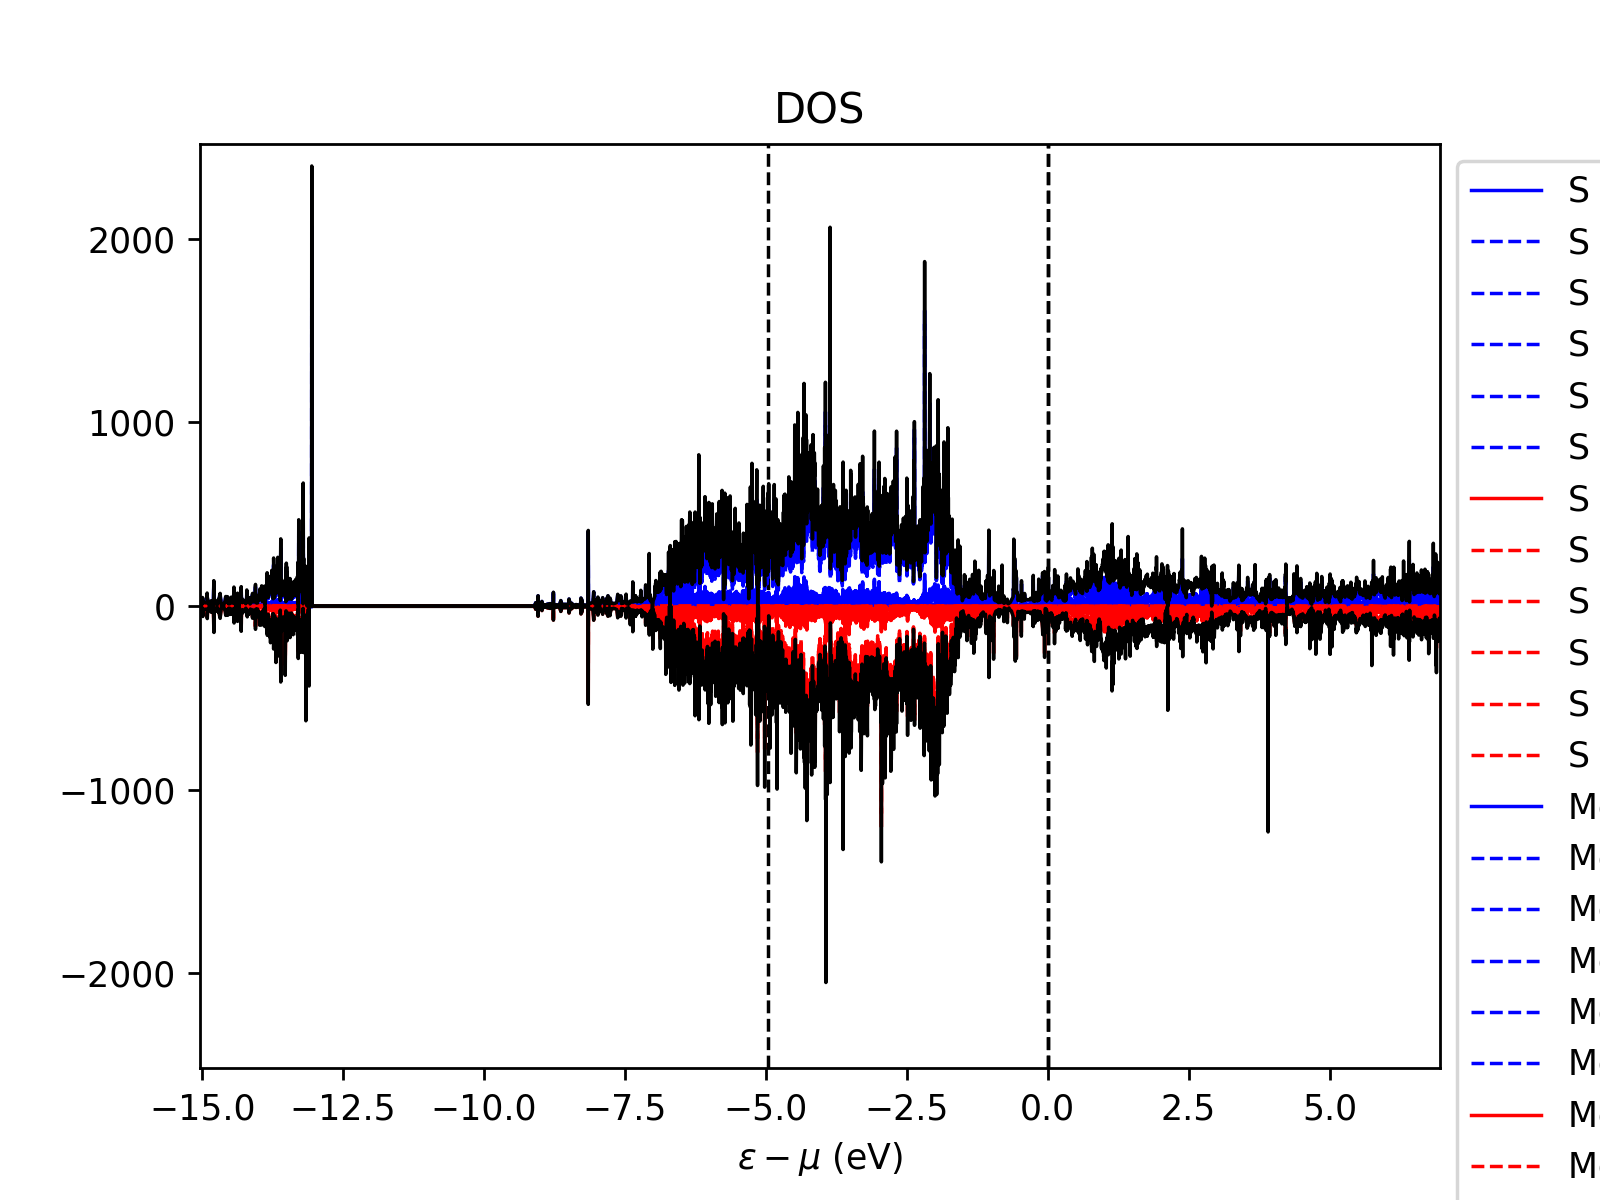

This chart was generated by the following Python code:
#!/usr/bin/env python
#
#  Script to plot band structure and DOS calculated with FHI-aims.
#  Requires the control.in/geometry.in files as well as the output
#  of the calculation to be in the directory from which the script is called.
#
#  This plot will be created in the same directory as a file aimsplot.png if all goes well.
#
#  This version requires Python3. For Python2 (not recommended) go to the Python2 folder.
#
#  You will also need to install the corresponding matplotlib package for python.
#
#  Specifically, the script allows to create a plot of
#
#    - Energy band structures                  ("output band ...")
#
#    - Density of states                       ("output dos ...")
#
#    - Species-projected densities of states   ("output species_proj_dos ...")
#      as well as, optionally, a decomposition of the DOS into angular momentum components
#
#    - and, alternatively, the tetrahedron-integrated versions of DOS and species-projected DOS
#      (much better resolution)
#
#  This script can be called simply as "aimsplot.py", in which case a default range will be used for
#  for the energy range covered on the y axis.
#
#  There are several options that allow one to customize the energy range, type of output,
#  legend placement etc.
#
#    aimsplot.py --help
#
#  provides an overview of the available options.
#
#  For example,
#
#    aimsplot.py --Emin -20. --Emax 10. --legend_x 1. --legend_y 0.2
#
#  will customize both the y axis range shown, as well as the placement of the legend in
#  the graph.
#
#  To achieve labelling of the special points along the band structure plot,
#  add two arguments to the "output band"
#  command in the control.in, using the following syntax:
#
#    output band <start> <end> <npoints> <starting_point_name> <ending_point_name>
#
#  Example: To plot a band with 20 points from Gamma to half way along one of the
#           reciprocal lattice vectors, write (in control.in)
#
#    output band 0.0 0.0 0.0 0.5 0.0 0.0 20 Gamma <End_point_name>
#
#  It is important to note that the graph can easily be further customized by editing
#  this script, using the documentation available online for matplotlib.

import matplotlib
import matplotlib.pyplot as plt
import numpy as np
import sys
from optparse import OptionParser

###########
# OPTIONS #
###########

print_resolution = 250  # The DPI used for printing out images
default_line_width = 1  # Change the line width of plotted bands and k-vectors, 1 is default
font_size = 12          # Change the font size.  12 is the default.
should_spline = False   # Turn on spline interpolation for band structures NOT VERY WELL TESTED!
output_x_axis = True    # Whether to output the x-axis (e.g. the e=0 line) or not
spline_factor = 10      # If spline interpolation turned on, the sampling factor (1 is the original grid)
maxdos_output = -1      # The maximum value of the DOS axis (a.k.a. x-axis) in the DOS
                        # For zero or negative values, the script will use its default value, the maximum
                        # value for the DOS in the energy window read in
########################

print("Plotting bands for FHI-aims!")
print("============================")
print()

print("Reading lattice vectors from geometry.in ...")

matplotlib.rcParams['lines.linewidth'] = default_line_width

latvec = []

CUSTOM_YLIM = False
FERMI_OFFSET = False

energy_offset = 0.0
ylim_lower = -100000000.
ylim_upper = -100000000.

parser = OptionParser()

parser.description = "aimsplot.py produces a graph of available band structures and densities of states in the directory from which it was called."

parser.add_option("--Emin", dest="Emin", type="float",
      default=-100000000.,
      help="Minimum energy value on the y axis of the plot(s).")

parser.add_option("--Emax", dest="Emax", type="float",
      default=-100000000.,
      help="Maximum energy value on the y axis of the plot(s).")

parser.add_option("--Eoffset", dest="Eoffset", type="float",
      default=0.,
      help="An energy offset that may be aplied to shift the values on the y axis of the plot(s).")

parser.add_option("--legend_x", dest="legend_x", type="float",
      default=1.5,
      help="A x offset on the canvas that allows one to shift the legend horizontally.")

parser.add_option("--legend_y", dest="legend_y", type="float",
      default=1.0,
      help="A y offset on the canvas that allows one to shift the legend vertically.")

parser.add_option("--no_legend", action="store_true", dest="no_legend",help="No legend will be printed into the plot.")

parser.add_option("--show_l_components", action="store_true", dest="show_l",
      help="L components of the species_dos will be plotted if available.")

(options, args) = parser.parse_args()

ylim_lower = options.Emin
ylim_upper = options.Emax
energy_offset = options.Eoffset
legend_x_offset = options.legend_x
legend_y_offset = options.legend_y

if options.no_legend:
   SHOW_LEGEND = False
else:
   SHOW_LEGEND = True

if options.show_l:
   SHOW_L = True
else:
   SHOW_L = False

# Verify implicitly which options were set

if ylim_lower == -100000000. and ylim_upper == -100000000.:
   CUSTOM_YLIM = False
   ylim_lower = -20.
   ylim_upper = 5.
else:
   CUSTOM_YLIM = True
   if ylim_lower == -100000000.:
      ylim_lower = -20.
   if ylim_upper == -100000000.:
      ylim_upper = 5.

if energy_offset != 0.:
    FERMI_OFFSET = True

f = open('aims.out', 'r')
FermiValues = list()
VBMValues = list()
gapValues = list()
lines = f.readlines()
for line in lines:
    if "(Fermi" in line.split(" "):
        try:
            FermiValues.append(float(line.split(" ")[-2]))
        except:
            continue
    if "(VBM)" in line.split(" "):
        try:
            VBMValues.append(float(line.split(" ")[-6]))
        except:
            continue
    if "HOMO-LUMO" in line.split(" "):
        try:
            gapValues.append(float(line.split(" ")[-12]))
        except:
            continue
VBM = VBMValues[-1]
#print(VBM)
Eg = gapValues[-1]
#print(Eg)
# Or custom limits
if (VBM !=0) and (Eg !=0):
  # Adding lines and labels for VBM and CBM
  plt.axvline(x=VBM, color='k', linestyle='--')
  plt.axvline(x=Eg, color='k', linestyle='--')
for line in open("geometry.in"):
    line = line.split("#")[0]
    words = line.split()
    if len(words) == 0:
        continue
    if words[0] == "lattice_vector":
        if len(words) != 4:
            raise Exception("geometry.in: Syntax error in line '"+line+"'")
        latvec += [ np.array(list(map(float,words[1:4]))) ]

if len(latvec) != 3:
    raise Exception("geometry.in: Must contain exactly 3 lattice vectors")

latvec = np.asarray(latvec)

print("Lattice vectors:")
for i in range(3):
    print(latvec[i,:])
print()

#Calculate reciprocal lattice vectors
rlatvec = []
volume = (np.dot(latvec[0,:],np.cross(latvec[1,:],latvec[2,:])))
rlatvec.append(np.array(2*np.pi*np.cross(latvec[1,:],latvec[2,:])/volume))
rlatvec.append(np.array(2*np.pi*np.cross(latvec[2,:],latvec[0,:])/volume))
rlatvec.append(np.array(2*np.pi*np.cross(latvec[0,:],latvec[1,:])/volume))
rlatvec = np.asarray(rlatvec)

#rlatvec = inv(latvec) Old way to calculate lattice vectors
print("Reciprocal lattice vectors:")
for i in range(3):
    print(rlatvec[i,:])
print()

########################

print("Reading information from control.in ...")

PLOT_BANDS = False
PLOT_DOS = False
PLOT_DOS_TETRAHEDRON = False
PLOT_DOS_SPECIES = False
PLOT_DOS_SPECIES_TETRAHEDRON = False
PLOT_DOS_ATOM = False
PLOT_DOS_ATOM_TETRAHEDRON = False
PLOT_SOC = False # This is needed because there will only be one "spin" channel output,
                 # but collinear spin may (or may not) be turned on, so the "spin
                 # collinear" setting needs to be overridden
PLOT_DOS_REVERSED = False

species = []

max_spin_channel = 1
band_segments = []
band_totlength = 0.0 # total length of all band segments

for line in open("control.in"):
    words = line.split("#")[0].split()
    nline = " ".join(words)

    if nline.startswith("spin collinear") and not PLOT_SOC:
        max_spin_channel = 2

    if nline.startswith("calculate_perturbative_soc") or nline.startswith("include_spin_orbit") or nline.startswith("include_spin_orbit_sc"):
        PLOT_SOC = True
        max_spin_channel = 1

    if nline.startswith("output band "):
        if len(words) < 9 or len(words) > 11:
            raise Exception("control.in: Syntax error in line '"+line+"'")
        PLOT_BANDS = True
        start = np.array(list(map(float,words[2:5])))
        end = np.array(list(map(float,words[5:8])))
        length = np.linalg.norm(np.dot(rlatvec,end) - np.dot(rlatvec,start))
        band_totlength += length
        npoint = int(words[8])
        startname = ""
        endname = ""
        if len(words)>9:
            startname = words[9]
        if len(words)>10:
            endname = words[10]
        band_segments += [ (start,end,length,npoint,startname,endname) ]

    if nline.startswith("output dos "):
        PLOT_DOS = True

    if nline.startswith("output dos_tetrahedron"):
        PLOT_DOS_TETRAHEDRON = True

    if nline.startswith("output species_proj_dos "):
        PLOT_DOS_SPECIES = True

    if nline.startswith("output species_proj_dos_tetrahedron"):
        PLOT_DOS_SPECIES_TETRAHEDRON = True

    if nline.startswith("output atom_proj_dos "):
        PLOT_DOS_ATOM = True

    if nline.startswith("output atom_proj_dos_tetrahedron"):
        PLOT_DOS_ATOM_TETRAHEDRON = True

    if nline.startswith("species"):
        if len(words) != 2:
            raise Exception("control.in: Syntax error in line '"+line+"'")
        species += [ words[1] ]

#######################

if PLOT_SOC:
    max_spin_channel = 1

if PLOT_BANDS and (PLOT_DOS or PLOT_DOS_TETRAHEDRON or PLOT_DOS_SPECIES or PLOT_DOS_SPECIES_TETRAHEDRON):
    ax_bands = plt.axes([0.1,0.1,0.6,0.8])
    ax_dos = plt.axes([0.72,0.1,0.18,0.8],sharey=ax_bands)
    ax_dos.set_title("DOS")
    plt.setp(ax_dos.get_yticklabels(),visible=False)
    ax_bands.set_ylabel("E [eV]")
    PLOT_DOS_REVERSED = True
elif PLOT_BANDS:
    ax_bands = plt.subplot(1,1,1)
elif PLOT_DOS or PLOT_DOS_TETRAHEDRON or PLOT_DOS_SPECIES or PLOT_DOS_SPECIES_TETRAHEDRON:
    ax_dos = plt.subplot(1,1,1)
    ax_dos.set_title("DOS")
    PLOT_DOS_REVERSED = False

#######################

if PLOT_BANDS:
    print("Plotting %i band segments..."%len(band_segments))

    if output_x_axis:
        ax_bands.axhline(0,color=(1.,0.,0.),linestyle=":")

    prev_end = band_segments[0][0]
    distance = band_totlength / 30.0 # distance between line segments that do not coincide

    iband = 0
    xpos = 0.0
    labels = [ (0.0,band_segments[0][4]) ]

    for start,end,length,npoint,startname,endname in band_segments:
        iband += 1

        if any(start != prev_end):
            xpos += distance
            labels += [ (xpos,startname) ]

        xvals = xpos+np.linspace(0,length,npoint)
        xpos = xvals[-1]

        labels += [ (xpos,endname) ]

        prev_end = end
        prev_endname = endname

        for spin in range(1,max_spin_channel+1):
            fname = "band%i%03i.out"%(spin,iband)
            idx = []
            kvec = []
            band_energies = []
            band_occupations = []
            for line in open(fname):
                words = line.split()
                idx += [ int(words[0]) ]
                kvec += [ list(map(float,words[1:4])) ]
                band_occupations += [ list(map(float,words[4::2])) ]
                band_energies += [ list(map(float,words[5::2])) ]
                # Apply energy offset if specified to all band energies just read in
                band_energies[-1] = [x - energy_offset for x in band_energies[-1]]
            assert(npoint) == len(idx)
            band_energies = np.asarray(band_energies)
            # Now perform spline interpolation on band structure if requested
            #if should_spline == True:
            #    xvals_smooth = np.linspace(xvals.min(),xvals.max(),spline_factor*len(xvals) ) # Interpolated x axis for spline smoothing
            #    new_band_energies = []
            #    for b in range(band_energies.shape[1]): # Spline every band, one by one
            #        new_band_energies.append(spline(xvals, band_energies[:,b], xvals_smooth))
            #    band_energies = np.asarray(new_band_energies).transpose() # recombine the bands back into the original data format
            #    xvals = xvals_smooth # and use the interpolated x axis
            for b in range(band_energies.shape[1]):
                ax_bands.plot(xvals,band_energies[:,b],color=' br'[spin])

    tickx = []
    tickl = []
    for xpos,l in labels:
        ax_bands.axvline(xpos,color='k',linestyle=":")
        tickx += [ xpos ]
        if len(l)>1:
            if l=="Gamma":
               l = "$\\"+l+"$"
        tickl += [ l ]
    for x, l in zip(tickx, tickl):
        print("| %8.3f %s" % (x, repr(l)))

    ax_bands.set_xlim(labels[0][0],labels[-1][0])
    ax_bands.set_xticks(tickx)
    ax_bands.set_xticklabels(tickl)

#######################

def smoothdos(dos):
    dos = np.asarray(dos)
    # JW: Smoothing is actually done within FHI-aims...
    return dos

if PLOT_DOS or PLOT_DOS_TETRAHEDRON or PLOT_DOS_SPECIES or PLOT_DOS_SPECIES_TETRAHEDRON:

    print("Plotting DOS")

else:
    ax_bands.set_ylim(ylim_lower,ylim_upper) # just some random default -- definitely better than the full range including core bands


if PLOT_DOS_SPECIES or PLOT_DOS_SPECIES_TETRAHEDRON:
    spinstrs = [ "" ]
    if max_spin_channel == 2:
        spinstrs = [ "_spin_up","_spin_dn" ]

    species_energy = []
    tdos = []
    ldos = []
    maxdos = 0.0

    for s in species:
        val_s = []
        for ss in spinstrs:
            if PLOT_DOS_SPECIES:
                f = open(s+"_l_proj_dos"+ss+".dat")
            else:
                f = open(s+"_l_proj_dos_tetrahedron"+ss+".dat")
            f.readline()
            f.readline()
            mu = float(f.readline().split()[-2])
            f.readline()
            val_ss = []
            for line in f:
                val_ss += [ list(map(float,line.split())) ]
            val_s += [ val_ss ]
        val_s = np.asarray(val_s).transpose(1,0,2)
        # Here val_s is a NumPy data structures, so to apply offset
        # we don't need to use list comprehension
        species_energy += [ val_s[:,:,0] - energy_offset ]
        tdos += [ smoothdos(val_s[:,:,1]) ]
        ldos += [ smoothdos(val_s[:,:,2:]) ]
        maxdos = max(maxdos,tdos[-1].max())
    for e in species_energy:
        for i in range(e.shape[1]):
            assert all(e[:,i] == species_energy[0][:,0])
    species_energy = species_energy[0][:,0]

if PLOT_DOS or PLOT_DOS_TETRAHEDRON:
    if PLOT_DOS:
        f = open("KS_DOS_total.dat")
    else:
        f = open("KS_DOS_total_tetrahedron.dat")
    f.readline()
    mu = float(f.readline().split()[-2])
    f.readline()
    energy = []
    dos = []
    if max_spin_channel == 1:
        for line in f:
            if not line.startswith('#'):
              e,d = line.split()
              energy += [ float(e) ]
              energy[-1] = energy[-1] - energy_offset
              dos += [ (1*float(d),) ]
    else:
        for line in f:
            if not line.startswith('#'):
              e,d1,d2 = line.split()
              energy += [ float(e) ]
              # Apply energy offset if specified to all DOS energies just read in
              energy[-1] = energy[-1] - energy_offset
              dos += [ (float(d1),float(d2)) ]
    energy = np.asarray(energy)
    dos = smoothdos(dos)
    maxdos = dos.max()


    spinsgn = [ 1. ]
    if max_spin_channel == 2:
        spinsgn = [ 1.,-1. ]

    if PLOT_DOS_REVERSED:
        ax_dos.axhline(0,color='k',ls='--')
        ax_dos.axvline(0,color=(0.5,0.5,0.5))

        if PLOT_DOS_SPECIES or PLOT_DOS_SPECIES_TETRAHEDRON:
            for sp in range(len(species)):
                for ispin in range(max_spin_channel):
                    ax_dos.plot(tdos[sp][:,ispin]*spinsgn[ispin],species_energy,linestyle='-',label='%s %s'%(species[sp],['up','down'][ispin]))
                    if SHOW_L:
                        for l in range(ldos[sp].shape[2]):
                            ax_dos.plot(ldos[sp][:,ispin,l]*spinsgn[ispin],species_energy,linestyle='--',label='%s (l=%i) %s'%(species[sp],l,['up','down'][ispin]))

        if PLOT_DOS or PLOT_DOS_TETRAHEDRON:
            # AA
            for ispin in range(max_spin_channel):
                ax_dos.plot(dos[:,ispin]*spinsgn[ispin],energy,color='kk'[ispin])

        if maxdos_output > 0:
            # If the user has specified a maximum DOS value, use it
            ax_dos.set_xlim(np.array([min(spinsgn[-1],0.0)-0.05,1.00])*maxdos_output)
        else:
            # Otherwise use the maximum DOS value read in
            ax_dos.set_xlim(np.array([min(spinsgn[-1],0.0)-0.05,1.05])*maxdos)
        if CUSTOM_YLIM:
            ax_dos.set_ylim(ylim_lower,ylim_upper)
        else:
            if PLOT_DOS or PLOT_DOS_TETRAHEDRON:
                ax_dos.set_ylim(energy[0],energy[-1])
            else:
                if PLOT_DOS_SPECIES or PLOT_DOS_SPECIES_TETRAHEDRON:
                    ax_dos.set_ylim(species_energy[0],species_energy[-1])
    else:
        ax_dos.axvline(0,color='k',ls='--')
        ax_dos.axhline(0,color=(0.5,0.5,0.5))

        if PLOT_DOS_SPECIES or PLOT_DOS_SPECIES_TETRAHEDRON:
            for sp in range(len(species)):
                #AA
                for ispin in range(max_spin_channel):
                    ax_dos.plot(energy,tdos[sp][:,ispin]*spinsgn[ispin],color='brmy'[ispin],linestyle='-',label='%s %s'%(species[sp],['up','down'][ispin]))
                    for l in range(ldos[sp].shape[2]):
                        ax_dos.plot(energy,ldos[sp][:,ispin,l]*spinsgn[ispin],color='br'[ispin],linestyle='--',label='%s (l=%i) %s'%(species[sp],l,['up','down'][ispin]))

        if PLOT_DOS or PLOT_DOS_TETRAHEDRON:
            for ispin in range(max_spin_channel):
                # AA
                ax_dos.plot(energy,dos[:,ispin]*spinsgn[ispin],color='kk'[ispin])

        ax_dos.set_xlim(energy[0],energy[-1])
        if CUSTOM_YLIM:
            ax_dos.set_xlim(ylim_lower,ylim_upper)
        else:
            if maxdos_output > 0:
                # If the user has specified a maximum DOS value, use that instead
                ax_dos.set_ylim(np.array([min(spinsgn[-1],0.0)-0.05,1.00])*maxdos_output)
            else:
                # Otherwise use the maximum DOS value read in
                ax_dos.set_ylim(np.array([min(spinsgn[-1],0.0)-0.05,1.05])*maxdos)
        ax_dos.set_xlabel(r"$\varepsilon - \mu$ (eV)")

    if PLOT_DOS_SPECIES or PLOT_DOS_SPECIES_TETRAHEDRON:
        if SHOW_LEGEND:
            ax_dos.legend(bbox_to_anchor=(legend_x_offset, legend_y_offset))

#######################

matplotlib.rcParams['savefig.dpi'] =  print_resolution
matplotlib.rcParams['font.size'] = font_size

print()
print("The resolution for saving figures is set to ", matplotlib.rcParams['savefig.dpi'], " dpi.")

if should_spline:
    print()
    print("Spine interpolation has been used on the band structure, with an interpolation factor of ", spline_factor)
    print("You should check this band structure against the un-interpolated version, as splining may cause some small artifacts not present in the original band structure.")

def on_q_exit(event):
    if event.key == "q": sys.exit(0)
plt.connect('key_press_event', on_q_exit)
plt.savefig("aimsplot.png")
plt.show()
